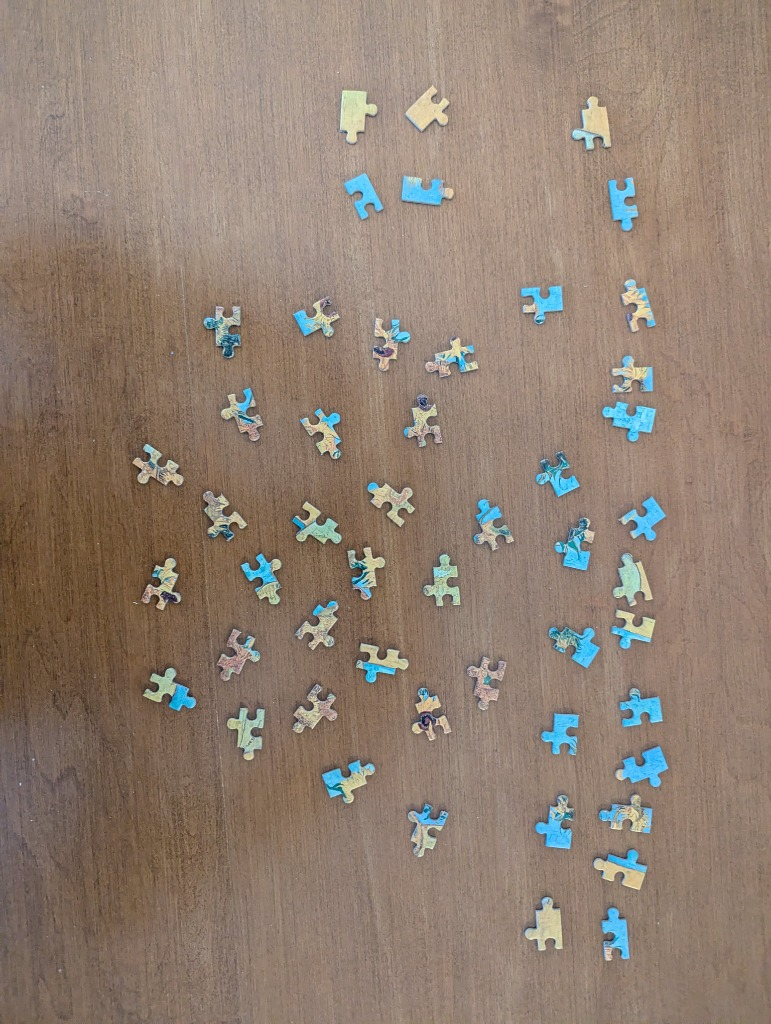
#> input picture puzzle_solver/data/pieces.jpg, 771 x 1024 px, found by its file name
$ python test_ratio2.py
#> lines starting #> are read from the running program, lines starting #| are printed output that depends on the picture; after the words box and inside, x2 and y2 are one past the last pixel; in counts of white or black regions, pixels touching at a corner belong together
### puzzle_solver/src/image_processing.py
import cv2
import numpy as np
import os

def load_image(path):
    """Loads an image from the specified path."""
#> called with path = 'puzzle_solver/data/pieces.jpg'
    if not os.path.exists(path):
        raise FileNotFoundError(f"Image not found at {path}")
    image = cv2.imread(path)
#> image is the input picture: shape (1024, 771, 3); mean B, G, R 113.9, 127.5, 144.6
    if image is None:
        raise ValueError(f"Failed to load image at {path}")
    return image

# [8 lines left out: function preprocess_for_segmentation, not called in this run]

### puzzle_solver/src/segmentation.py
import cv2
import numpy as np

class PieceDetector:
    def __init__(self, min_area=400, max_area=100000):
        self.min_area = min_area
        self.max_area = max_area

    def detect_pieces(self, image):
        """
        Detects puzzle pieces in the image using a robust Two-Pass Localized Strategy.
        Returns a list of dictionaries, each containing:
        - 'contour': The exact grabbed contour of the piece
        - 'bbox': Bounding box (x, y, w, h)
        - 'image': Cropped image of the piece
        - 'image_alpha': Cropped image of the piece with transparency
        - 'mask': Binary localized mask of the piece
        - 'center': (cx, cy) center of the piece in original image
        """
        # Pass 1: Global Crude Detection
        gray_img = cv2.cvtColor(image, cv2.COLOR_BGR2GRAY)
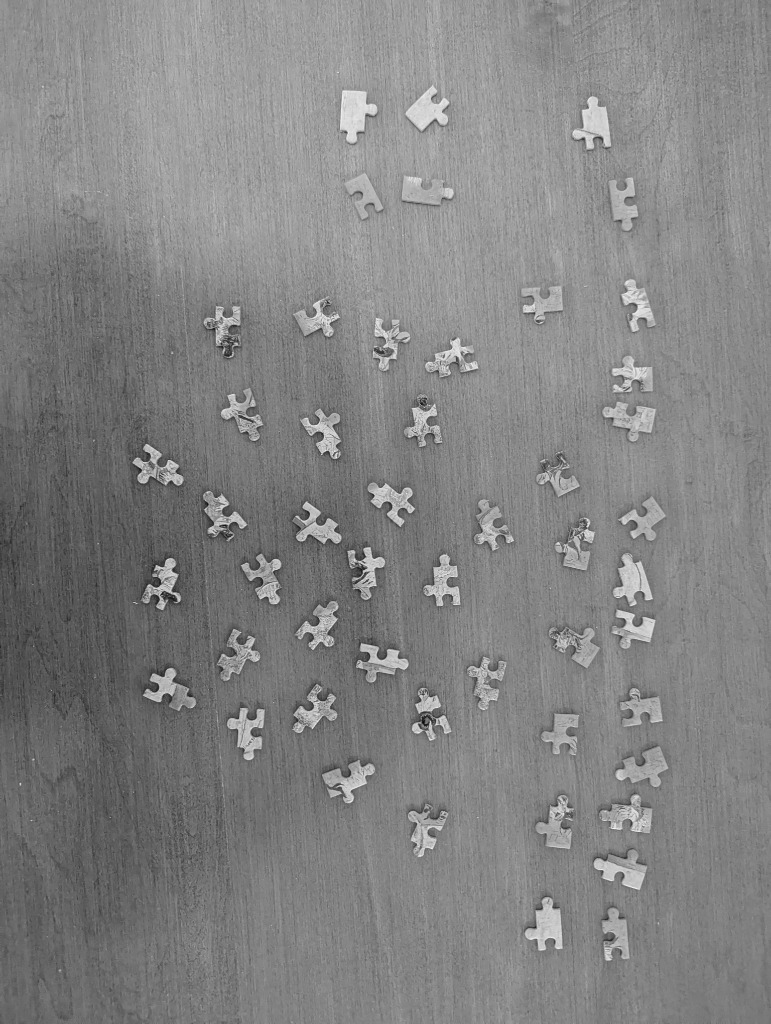
#> gray_img: shape (1024, 771); min 9, max 246, mean 131
        blurred_img = cv2.GaussianBlur(gray_img, (5, 5), 0)

        edges_img = cv2.Canny(blurred_img, 25, 100)
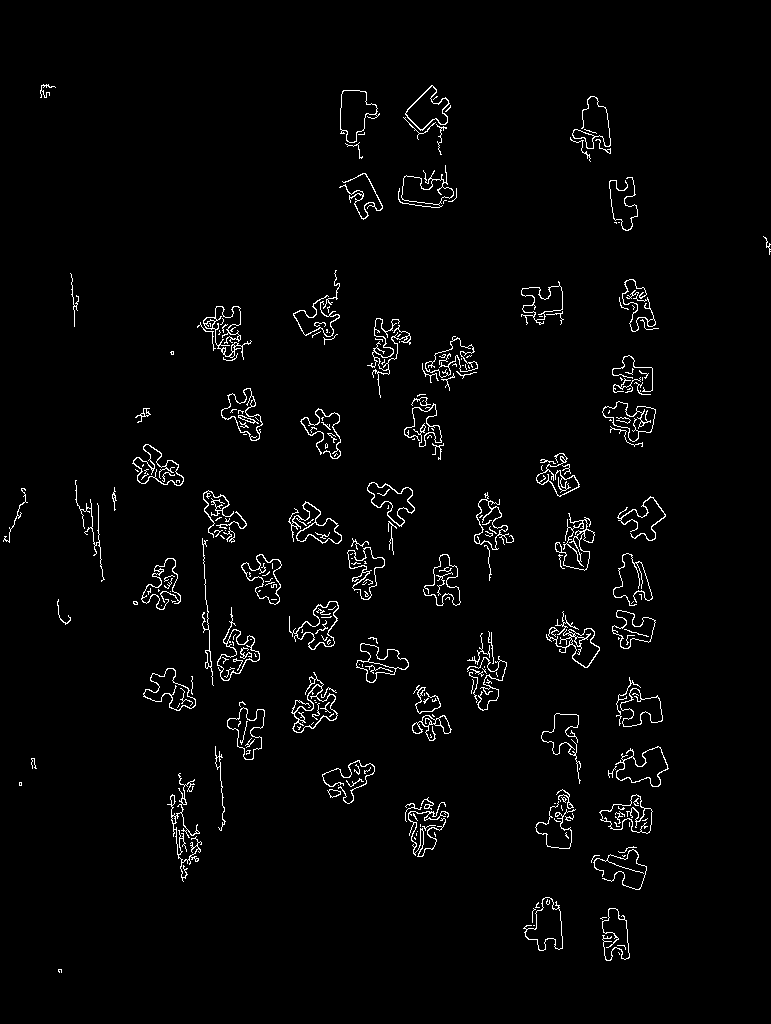
#> edges_img: shape (1024, 771); 2.4% white in thin lines or dots, all inside (x1, y1, x2, y2) = (3, 84, 771, 973)

        # Aggressively seal edges
        kernel = cv2.getStructuringElement(cv2.MORPH_RECT, (3, 3))
        crude_mask = cv2.morphologyEx(edges_img, cv2.MORPH_CLOSE, kernel, iterations=2)
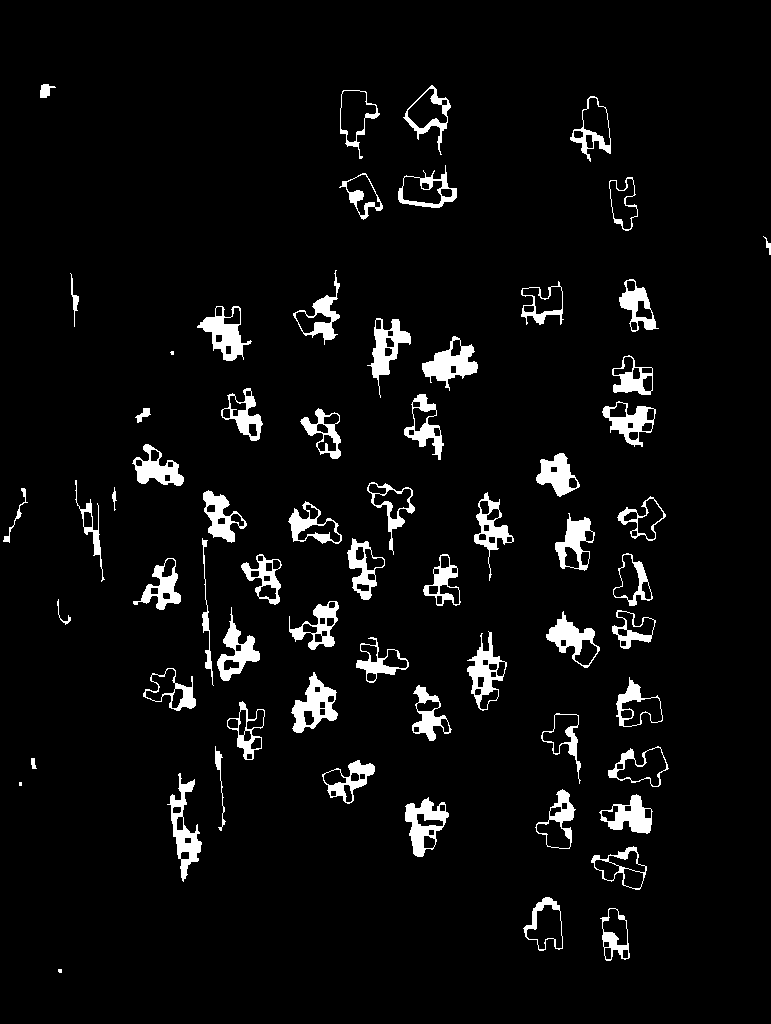
#> crude_mask: shape (1024, 771); 5.2% white; 65 white regions (3 under 20 px)

        contours, _ = cv2.findContours(crude_mask, cv2.RETR_EXTERNAL, cv2.CHAIN_APPROX_SIMPLE)
#> contours = 65 contours, 3 with area under 20; largest, box (x1, y1, x2, y2) and area: (405, 797, 449, 857) 1468, (291, 672, 338, 733) 1447, (467, 631, 507, 711) 1442, (398, 165, 457, 208) 1413, (197, 306, 252, 361) 1377

        # Pass 2: Statistical Outlier Rejection
        candidate_contours = []
        candidate_areas = []
        for cnt in contours:
            area = cv2.contourArea(cnt)
            if area > self.min_area:
                candidate_contours.append(cnt)
                candidate_areas.append(area)
#> this loop made 65 passes
#> area on passes 2, 3, 4, 5, 6, 7, 9, 10, 11, 12, 13, 14: 1034.5, 1312, 1272, 1468.5, 1148.5, 1218.5, 1309.5, 1112.5, 30.5, 1325.5, 110, 961
#> after the loop, candidate_areas = 51 values, max 1468.5 at index 3, min 870.5 at index 18, mean 1149.4; candidate_contours = 51 contours; largest, box (x1, y1, x2, y2) and area: (405, 797, 449, 857) 1468, (291, 672, 338, 733) 1447, (467, 631, 507, 711) 1442, (398, 165, 457, 208) 1413, (197, 306, 252, 361) 1377

        if not candidate_areas:
             return []

        median_area = np.median(candidate_areas)
#> median_area = 1120.5
        lower_bound = median_area * 0.5
#> lower_bound = 560.2
        upper_bound = median_area * 1.5
#> upper_bound = 1680.8

        filtered_crude_contours = []
        for cnt in candidate_contours:
            if lower_bound < cv2.contourArea(cnt) < upper_bound:
                filtered_crude_contours.append(cnt)
#> this loop made 51 passes
#> after the loop, filtered_crude_contours has the same summary as candidate_contours

        # Pass 3: Dynamically Localized Piece Refinement (GrabCut)
        pieces = []
        h_full, w_full = image.shape[:2]
#> h_full = 1024; w_full = 771
        m_pad = 10

        for crude_cnt in filtered_crude_contours:
            x, y, w, h = cv2.boundingRect(crude_cnt)

            x_start = max(0, x - m_pad)
            y_start = max(0, y - m_pad)
            x_end = min(w_full, x + w + m_pad)
            y_end = min(h_full, y + h + m_pad)

            patch_w = x_end - x_start
            patch_h = y_end - y_start

            patch_rgb = image[y_start:y_end, x_start:x_end]

            mask = np.zeros((patch_h, patch_w), np.uint8)
            bgdModel = np.zeros((1,65), np.float64)
            fgdModel = np.zeros((1,65), np.float64)

            # 2 pixels border as sure background
            rect = (2, 2, patch_w - 4, patch_h - 4)

            # Only run GrabCut if rect is valid
            if patch_w <= 4 or patch_h <= 4:
                continue

            cv2.grabCut(patch_rgb, mask, rect, bgdModel, fgdModel, 5, cv2.GC_INIT_WITH_RECT)
            grabcut_mask = np.where((mask==2)|(mask==0), 0, 1).astype('uint8')

            pc_cnts, _ = cv2.findContours(grabcut_mask, cv2.RETR_EXTERNAL, cv2.CHAIN_APPROX_SIMPLE)

            if pc_cnts:
                exact_cnt_local = max(pc_cnts, key=cv2.contourArea)

                # Check area again to avoid weird grabcut artifacts
                if cv2.contourArea(exact_cnt_local) < self.min_area:
                    continue

                exact_cnt_global = exact_cnt_local + [x_start, y_start]
                pieces.append(self._extract_refined_piece(image, exact_cnt_global, grabcut_mask, x_start, y_start, patch_w, patch_h))
#> this loop made 51 passes
#> (x, y, w, h, x_start, y_start, x_end, y_end) on passes 1, 2, 3, 4, 5, 6, 8, 9, 10, 11, 12, 13: (600, 908, 30, 53, 590, 898, 640, 971), (523, 897, 40, 54, 513, 887, 573, 961), (591, 846, 56, 44, 581, 836, 657, 900), (405, 797, 44, 60, 395, 787, 459, 867), (599, 794, 54, 40, 589, 784, 663, 844), (535, 789, 41, 60, 525, 779, 586, 859), (322, 760, 53, 44, 312, 750, 385, 814), (608, 746, 61, 41, 598, 736, 679, 797), (541, 713, 40, 71, 531, 703, 591, 794), (227, 701, 38, 59, 217, 691, 275, 770), (412, 685, 40, 56, 402, 675, 462, 751), (616, 677, 47, 50, 606, 667, 673, 737)
#> (x, y, w, h, x_start, y_start, x_end, y_end) on pass 7: (167, 773, 35, 109, 157, 763, 212, 892)
#> pass 1, in _extract_refined_piece, `piece_mask = local_mask_alpha[ly : ly + lh, lx : lx + lw].copy()`:
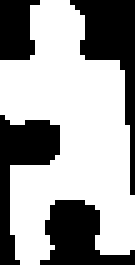
#> piece_mask: shape (53, 27) (shown 5 times larger); 62.5% white; 4 black regions, box (x1, y1, x2, y2) and area: (14, 0, 27, 39) 171, (0, 23, 12, 53) 148, (8, 40, 27, 53) 141, (0, 0, 8, 12) 77
#> after the loop:
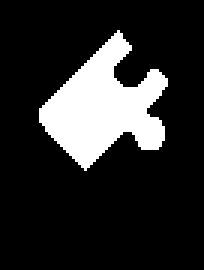
#> grabcut_mask: shape (90, 68) (shown 3 times larger); values 0 (black) and 1 (white), 16.7% white; 1 white region, box (x1, y1, x2, y2) and area: (13, 10, 56, 57) 1025
#> after the loop:
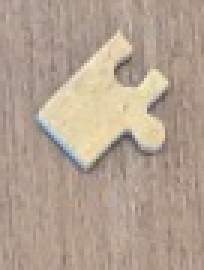
#> patch_rgb: shape (90, 68, 3) (shown 3 times larger); mean B, G, R 145, 161.5, 179.4

        return pieces

    def _extract_refined_piece(self, image, global_contour, local_mask, x_start, y_start, patch_w, patch_h):
        # Cropped image from the exact bounding box of the final local contour
        lx, ly, lw, lh = cv2.boundingRect(global_contour - [x_start, y_start])

        # Original piece image segment securely bounds
        piece_img = image[y_start + ly : y_start + ly + lh, x_start + lx : x_start + lx + lw].copy()

        local_mask_alpha = local_mask * 255
        piece_mask = local_mask_alpha[ly : ly + lh, lx : lx + lw].copy()

        b, g, r = cv2.split(piece_img)
        rgba = [b, g, r, piece_mask]
        piece_with_alpha = cv2.merge(rgba, 4)

        gx, gy, gw, gh = cv2.boundingRect(global_contour)

        M = cv2.moments(global_contour)
        if M["m00"] != 0:
            cX = int(M["m10"] / M["m00"])
            cY = int(M["m01"] / M["m00"])
        else:
            cX, cY = gx + gw // 2, gy + gh // 2

        piece_type = self._classify_piece_type(global_contour)

        return {
            'contour': global_contour,
            'bbox': (gx, gy, gw, gh),
            'image': piece_img,
            'image_alpha': piece_with_alpha,
            'mask': piece_mask,
            'center': (cX, cY),
            'type': piece_type
        }

    def _classify_piece_type(self, contour):
        """
        Calculates morphological topological types (interior, edge, corner)
        by analyzing the mathematical compactness of the shape footprint.
        Since pieces have 4 bounding areas: Corners have 2 straight lines (small perimeter),
        Edges have 1 straight line (medium perimeter), Interior have 4 wavy lines (longest perimeter).
        """
        area = cv2.contourArea(contour)
        perimeter = cv2.arcLength(contour, True)
        if area == 0: return 'interior'

        ratio = perimeter / np.sqrt(area)

        # Measured Statistical Baselines for 50-piece cuts:
        # Corners: ~5.0 - 5.5
        # Edges: ~5.8 - 6.8
        # Interior: > 6.9
        if ratio < 5.8:
            return 'corner'
        elif ratio < 6.8:
            return 'edge'
        return 'interior'

### puzzle_solver/test_ratio2.py
import cv2
import numpy as np
import os
from src.image_processing import load_image
from src.segmentation import PieceDetector

def get_compactness(contour):
    area = cv2.contourArea(contour)
    perimeter = cv2.arcLength(contour, True)
    if area == 0: return 0
    return perimeter / np.sqrt(area)

img = load_image('puzzle_solver/data/pieces.jpg')
d = PieceDetector()
pieces = d.detect_pieces(img)

# Ensure output directory exists
os.makedirs('puzzle_solver/debug_pieces', exist_ok=True)

classified_counts = {'corner': 0, 'edge': 0, 'interior': 0}

for idx, p in enumerate(pieces):
    r = get_compactness(p['contour'])
    if r < 5.8:
        cat = 'corner'
    elif r < 6.8: # We'll see if 6.8 is a good threshold for edges
        cat = 'edge'
    else:
        cat = 'interior'

    classified_counts[cat] += 1

    # Save image for verification
    cv2.imwrite(f'puzzle_solver/debug_pieces/{cat}_{idx}_ratio_{r:.2f}.png', p['image_alpha'])
#> this loop made 50 passes
#> pass 2, `cv2.imwrite(f'puzzle_solver/debug_pieces/{cat}_{idx}_ratio_{r:.2f}.png..`:
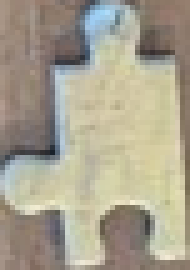
#> saved as edge_1_ratio_5.94.png: shape (54, 38, 4) (shown 5 times larger); mean B, G, R, A 143, 161.5, 168.1, 141

print(f"Classification counts: {classified_counts}")
#| Classification counts: {'corner': 4, 'edge': 17, 'interior': 29}
